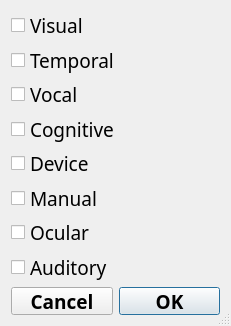
<?xml version="1.0" encoding="UTF-8"?>
<ui version="4.0">
 <class>DialogTraceSettings</class>
 <widget class="QDialog" name="DialogTraceSettings">
  <property name="geometry">
   <rect>
    <x>0</x>
    <y>0</y>
    <width>231</width>
    <height>326</height>
   </rect>
  </property>
  <property name="minimumSize">
   <size>
    <width>231</width>
    <height>297</height>
   </size>
  </property>
  <property name="maximumSize">
   <size>
    <width>2000</width>
    <height>2000</height>
   </size>
  </property>
  <property name="font">
   <font>
    <family>Fira Mono</family>
    <pointsize>14</pointsize>
   </font>
  </property>
  <property name="windowTitle">
   <string>Trace Settings</string>
  </property>
  <property name="sizeGripEnabled">
   <bool>true</bool>
  </property>
  <layout class="QGridLayout" name="gridLayout">
   <item row="0" column="0">
    <layout class="QVBoxLayout" name="verticalLayout">
     <item>
      <widget class="QCheckBox" name="checkBoxVisual">
       <property name="font">
        <font>
         <family>Fira Mono</family>
         <pointsize>14</pointsize>
        </font>
       </property>
       <property name="text">
        <string>Visual</string>
       </property>
      </widget>
     </item>
     <item>
      <widget class="QCheckBox" name="checkBoxTemporal">
       <property name="font">
        <font>
         <family>Fira Mono</family>
         <pointsize>14</pointsize>
        </font>
       </property>
       <property name="text">
        <string>Temporal</string>
       </property>
      </widget>
     </item>
     <item>
      <widget class="QCheckBox" name="checkBoxVocal">
       <property name="font">
        <font>
         <family>Fira Mono</family>
         <pointsize>14</pointsize>
        </font>
       </property>
       <property name="text">
        <string>Vocal</string>
       </property>
      </widget>
     </item>
     <item>
      <widget class="QCheckBox" name="checkBoxCognitive">
       <property name="font">
        <font>
         <family>Fira Mono</family>
         <pointsize>14</pointsize>
        </font>
       </property>
       <property name="text">
        <string>Cognitive</string>
       </property>
      </widget>
     </item>
     <item>
      <widget class="QCheckBox" name="checkBoxDevice">
       <property name="font">
        <font>
         <family>Fira Mono</family>
         <pointsize>14</pointsize>
        </font>
       </property>
       <property name="text">
        <string>Device</string>
       </property>
      </widget>
     </item>
     <item>
      <widget class="QCheckBox" name="checkBoxManual">
       <property name="font">
        <font>
         <family>Fira Mono</family>
         <pointsize>14</pointsize>
        </font>
       </property>
       <property name="text">
        <string>Manual</string>
       </property>
      </widget>
     </item>
     <item>
      <widget class="QCheckBox" name="checkBoxOcular">
       <property name="font">
        <font>
         <family>Fira Mono</family>
         <pointsize>14</pointsize>
        </font>
       </property>
       <property name="text">
        <string>Ocular</string>
       </property>
      </widget>
     </item>
     <item>
      <widget class="QCheckBox" name="checkBoxAuditory">
       <property name="font">
        <font>
         <family>Fira Mono</family>
         <pointsize>14</pointsize>
        </font>
       </property>
       <property name="text">
        <string>Auditory</string>
       </property>
      </widget>
     </item>
     <item>
      <layout class="QHBoxLayout" name="horizontalLayout">
       <item>
        <widget class="QPushButton" name="pushButtonCancel">
         <property name="font">
          <font>
           <family>Fira Mono</family>
           <pointsize>14</pointsize>
           <bold>true</bold>
          </font>
         </property>
         <property name="text">
          <string>Cancel</string>
         </property>
        </widget>
       </item>
       <item>
        <widget class="QPushButton" name="pushButtonOK">
         <property name="font">
          <font>
           <family>Fira Mono</family>
           <pointsize>14</pointsize>
           <bold>true</bold>
          </font>
         </property>
         <property name="text">
          <string>OK</string>
         </property>
         <property name="default">
          <bool>true</bool>
         </property>
        </widget>
       </item>
      </layout>
     </item>
    </layout>
   </item>
  </layout>
 </widget>
 <resources/>
 <connections/>
</ui>
